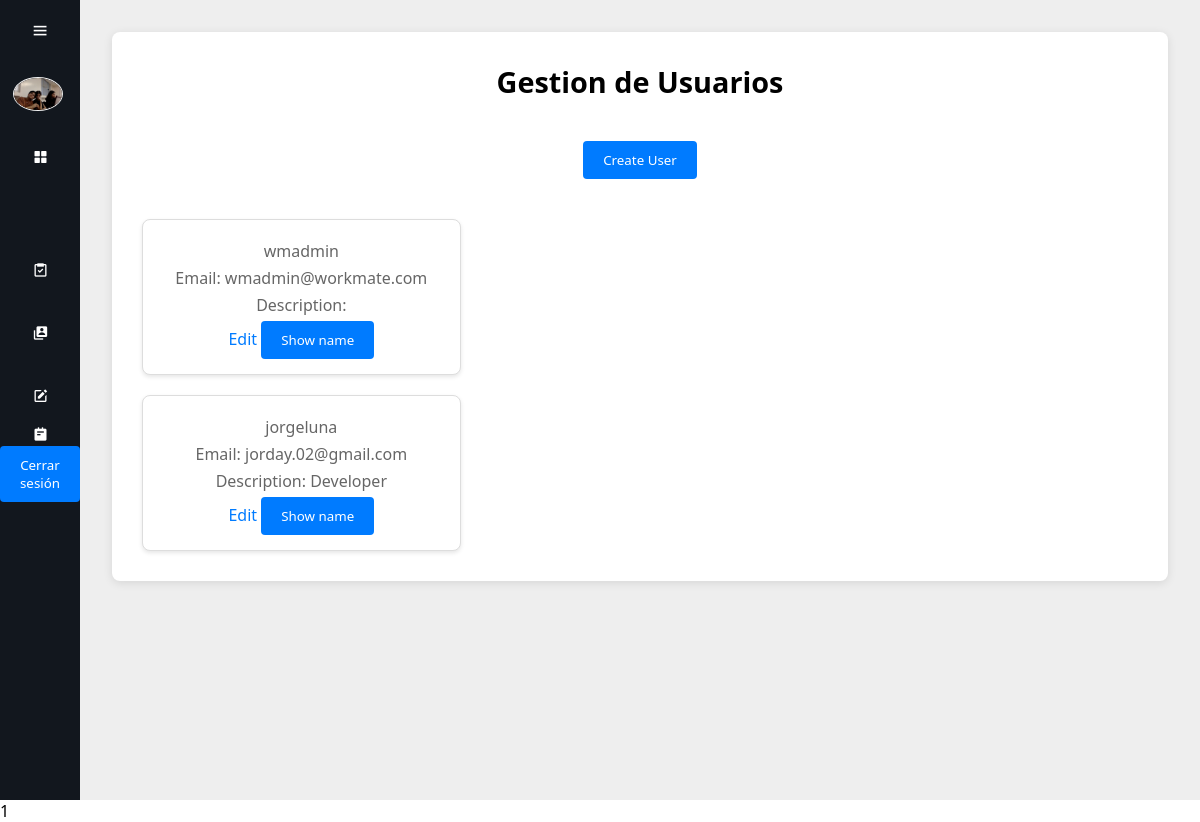
The page /gestion-usuarios/ (signed in) on the database its author committed.
### workmates/models.py (models this page shows, shortened)
class workmateUser(AbstractUser):
    email = models.EmailField(unique=True)
    description = models.CharField(max_length=600, default='', blank=True)

### base/views.py (the view)
# urls.py: path("gestion-usuarios/", views.gestion_usuarios, name="gestion_usuarios"),
@login_required
def gestion_usuarios(request):
    users = workmateUser.objects.all()
    return render(request, "gestion-usuarios.html", {'users': users})

### base/templates/gestion-usuarios.html (shortened to what this page needs)
{% load static %}
<html lang="en">
  <head>
    <link rel="stylesheet" href="{% static 'css/dashboard.css' %}">
    <link href="https://unpkg.com/boxicons@2.1.4/css/boxicons.min.css" rel="stylesheet">
  </head>
  <body>
    <div class="sidebar">
      <div class="top">
        <i class="bx bx-menu" id="btn"></i>
      </div>
      <div class="user">
        <img src="{% static "user-img.jpg" %}" alt="me" class="user-img">
        <div>
        </div>
      </div>
      <ul>
        <li>
          <a href="/">
            <i class="bx bxs-grid-alt"></i>
          </a>
        </li>
        <li>
          <a href="/gestion-tareas/">
            <i class="bx bx-task"></i>
          </a>
        </li>
        <li>
          <a href="/gestion-usuarios/">
            <i class="bx bxs-user-account"></i>
          </a>
        </li>
        <li>
          <a href="/crear-nueva-tarea/">
            <i class="bx bxs-edit"></i>
          </a>
        </li>
        <li>
          <a href="/mis-tareas/">
            <i class="bx bxs-notepad"></i>
          </a>
        </li>
        <li>
          <form method="POST" action="{% url 'base:logout' %}" class="logout-form">
            <button type="submit" aria-label="Logout">Cerrar sesión</button>
          </form>
        </li>
      </ul>
    </div>
    <div class="main-content">
      <div class="container">
          <h1>Gestion de Usuarios</h1>
          <form method="POST" action="{% url 'base:crear-usuario' %}">
          <button type="submit">Create User</button>
        </form>
        <div class="user-grid">
          {% for user in users %}
          <div class="user-card">
              <p>{{ user.username }}</p>
              <p>Email: {{ user.email }}</p>
              <p>Description: {{ user.description }}</p>
              <a href="{% url 'base:editar-usuario' user.id %}" class="edit-button">Edit</a>
              <button class="default" onclick="toggleName('namehidden-{{ user.id }}')">Show name</button><br>
          </div>
          {% empty %}
          <p>No users found.</p>
          {% endfor %}
        </div>
      </div>
  </div>
1
  </body>
</html>

### base/static/css/dashboard.css (style rules this page uses)
* { margin: 0; padding: 0; box-sizing: border-box; font-family: 'Segoe UI', Tahoma, Geneva, Verdana, sans-serif; }
.user-img { width: 50px; border-radius: 100%; border: 1px solid #eee; }
.sidebar { position: absolute; top: 0; left: 0; height: 100vh; width: 80px; background-color: #12171e; padding: 0.4rem 0.8rem; transition: all 0.5s ease; }
.sidebar #btn { position: absolute; color: #fff; top: .4rem; left: 50%; font-size: 1.2rem; line-height: 50px; transform: translateX(-50%); cursor: pointer; }
.user { display: flex; align-items: center; margin: 1rem 0; }
.sidebar ul li { position: relative; list-style-type: none; height: 50px; width: 90%; margin: 0.8rem auto; line-height: 50px; }
.sidebar ul li a { color: #fff; display: flex; align-items: center; text-decoration: none; border-radius: 0.8rem; }
.sidebar ul li a i { min-width: 50px; text-align: center; height: 50px; border-radius: 12px; line-height: 50px; }
.main-content { position: relative; background-color: #eee; min-height: 100vh; top: 0; left: 80px; transition: all 0.5s ease; width: calc(100% - 80px); padding: 1rem; }
.user-grid { display: grid; grid-template-columns: repeat(auto-fill, minmax(250px, 1fr)); gap: 20px; margin-top: 20px; }
.user-card { background-color: #fff; border: 1px solid #ddd; border-radius: 8px; padding: 15px; text-align: center; box-shadow: 0 2px 4px rgba(0, 0, 0, 0.1); }
.user-card p { margin: 5px 0; color: #666; }
.main-content { position: relative; background-color: #eee; min-height: 100vh; top: 0; left: 80px; transition: all 0.5s ease; width: calc(100% - 80px); padding: 2rem; display: flex; justify-content: center; align-items: flex-start; }
.container { display: grid; gap: 20px; grid-template-columns: repeat(auto-fill, minmax(300px, 1fr)); max-width: 1200px; width: 100%; background-color: #fff; padding: 30px; border-radius: 8px; box-shadow: 0 2px 10px rgba(0, 0, 0, 0.1); }
h1 { grid-column: 1 / -1; font-size: 1.8rem; margin-bottom: 20px; text-align: center; }
form { grid-column: 1 / -1; display: flex; flex-direction: column; gap: 15px; }
button { align-self: center; padding: 10px 20px; background-color: #007bff; color: #fff; border: none; border-radius: 4px; cursor: pointer; }
a { text-align: center; color: #007bff; text-decoration: none; font-weight: 500; }

### rows shown on the page
workmateUser: username "wmadmin", email "wmadmin@workmate.com"
workmateUser: username "jorgeluna", email "jorday.02@gmail.com", description "Developer"
